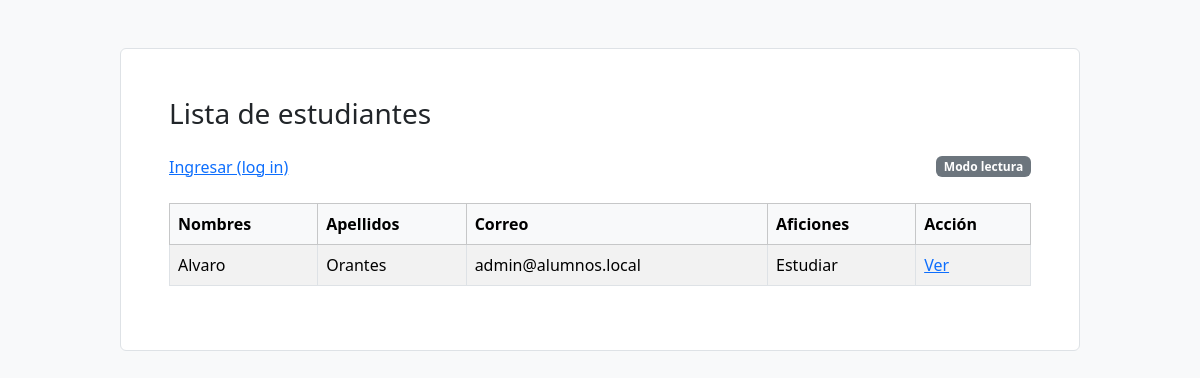
The page / on the database its author committed.
### tables this page shows
CREATE TABLE `alumno` (
  `id_alumno` int NOT NULL AUTO_INCREMENT,
  `nombres` varchar(50) NOT NULL,
  `apellidos` varchar(50) NOT NULL,
  `correo` varchar(30) NOT NULL,
  `aficiones` varchar(100) NOT NULL,
  `id_usuario` int NOT NULL,
  PRIMARY KEY (`id_alumno`),
  KEY `fk_alumno_usuario` (`id_usuario`),
  CONSTRAINT `fk_alumno_usuario` FOREIGN KEY (`id_usuario`) REFERENCES `usuario` (`id_usuario`)
);

### index.php (the view, shortened to what this page needs)
<?php
require_once __DIR__ . '/app.php';
require_once __DIR__ . '/db.php';
$alumnos = $pdo->query('SELECT * FROM alumno ORDER BY id_alumno DESC')->fetchAll();
?>
<div class="d-flex justify-content-between align-items-center mb-4 gap-3">
<?php if (autenticado()): ?>
<span>Bienvenido, <?= e($_SESSION['nombre']) ?></span>
<form method="post" action="logout.php"><input type="hidden" name="csrf" value="<?= e(csrf()) ?>"><button class="btn btn-outline-secondary" type="submit">Salir</button></form>
<?php else: ?>
<a href="login.php">Ingresar (log in)</a><span class="badge text-bg-secondary">Modo lectura</span>
<?php endif; ?>
</div>
<div class="table-responsive"><table class="table table-bordered table-striped">
<thead class="table-light"><tr><th>Nombres</th><th>Apellidos</th><th>Correo</th><th>Aficiones</th><th>Acción</th></tr></thead><tbody>
<?php foreach ($alumnos as $alumno): ?>
<tr><td><?= e($alumno['nombres']) ?></td><td><?= e($alumno['apellidos']) ?></td><td><?= e($alumno['correo']) ?></td><td><?= e($alumno['aficiones']) ?></td>
<td class="text-nowrap"><a href="ver.php?id_alumno=<?= (int) $alumno['id_alumno'] ?>">Ver</a>
<?php if (autenticado()): ?>
 / <a href="editar_db.php?id_alumno=<?= (int) $alumno['id_alumno'] ?>">Editar</a>
 / <a class="text-danger" href="delete.php?id_alumno=<?= (int) $alumno['id_alumno'] ?>">Eliminar</a>
<?php endif; ?></td></tr>
<?php endforeach; ?>
</tbody></table></div>

### assets/app.css (style rules this page uses)
.table td { vertical-align: middle; }

### rows shown on the page
alumno: nombres "Alvaro", apellidos "Orantes", correo "admin@alumnos.local", aficiones "Estudiar"

### other values the page prints
$titulo "Lista de estudiantes"
